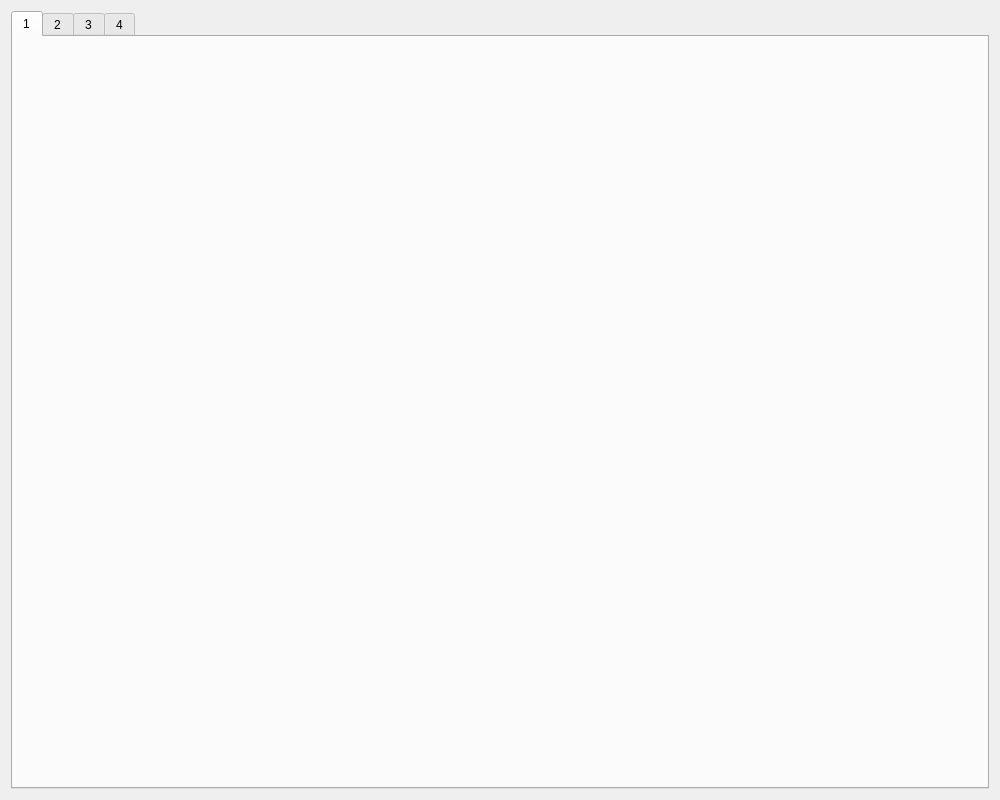
<?xml version="1.0" encoding="UTF-8"?>
<ui version="4.0">
 <class>MainWidgetClass</class>
 <widget class="QWidget" name="MainWidgetClass">
  <property name="geometry">
   <rect>
    <x>0</x>
    <y>0</y>
    <width>1000</width>
    <height>800</height>
   </rect>
  </property>
  <property name="windowTitle">
   <string>MainWidget</string>
  </property>
  <layout class="QGridLayout" name="gridLayout">
   <item row="0" column="0">
    <widget class="QTabWidget" name="tabWidget">
     <property name="currentIndex">
      <number>0</number>
     </property>
     <widget class="QWidget" name="tab">
      <attribute name="title">
       <string>1</string>
      </attribute>
     </widget>
     <widget class="QWidget" name="tab_2">
      <attribute name="title">
       <string>2</string>
      </attribute>
     </widget>
     <widget class="QWidget" name="tab_3">
      <attribute name="title">
       <string>3</string>
      </attribute>
     </widget>
     <widget class="QWidget" name="tab_4">
      <attribute name="title">
       <string>4</string>
      </attribute>
     </widget>
    </widget>
   </item>
  </layout>
 </widget>
 <layoutdefault spacing="6" margin="11"/>
 <resources>
  <include location="MainWidget.qrc"/>
 </resources>
 <connections/>
</ui>
